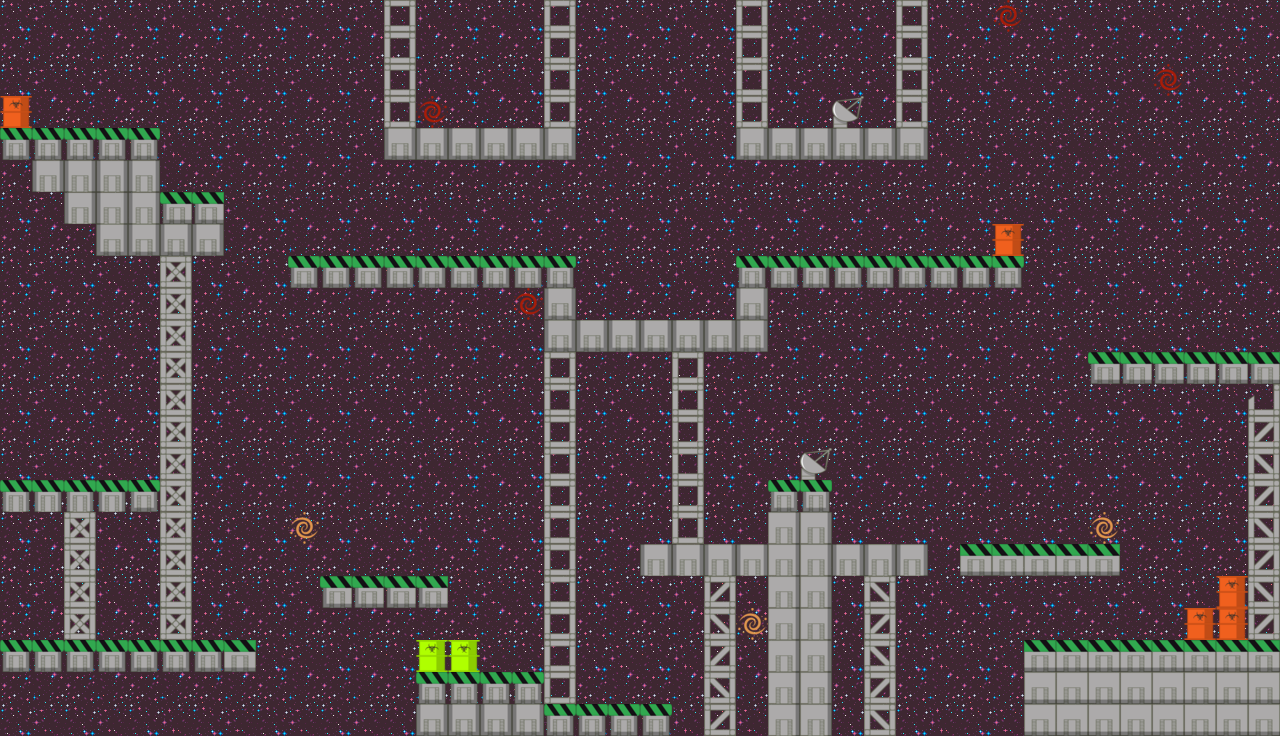

A 2D game scene composited from a Tiled map and its tileset images. What follows is a short description and the map's XML, with every tile layer's data as written:
An orthogonal 40x23 tile map with 32x32 px tiles, 3 tile layers (fondo, secundarios, frente), 3 tilesets.

<map version="1.5" tiledversion="1.5.0" orientation="orthogonal" renderorder="right-down" width="40" height="23" tilewidth="32" tileheight="32" infinite="0" nextlayerid="5" nextobjectid="1">
 <tileset firstgid="1" name="c" tilewidth="32" tileheight="32" tilecount="30" columns="30">
  <image source="c.png" width="960" height="32" />
 </tileset>
 <tileset firstgid="31" name="d" tilewidth="32" tileheight="32" tilecount="18" columns="18">
  <image source="d.png" width="576" height="32" />
 </tileset>
 <tileset firstgid="49" name="space7_4-frames" tilewidth="32" tileheight="32" tilecount="16" columns="8">
  <image source="space7_4-frames.png" width="256" height="64" />
 </tileset>
 <layer id="4" name="fondo" width="40" height="23">
  <data encoding="csv">
49,50,51,52,53,54,55,56,49,50,51,52,53,54,55,56,49,50,51,52,53,54,55,56,49,50,51,52,53,54,55,56,49,50,51,52,53,54,55,56,
57,58,59,60,61,62,63,64,57,58,59,60,61,62,63,64,57,58,59,60,61,62,63,64,57,58,59,60,61,62,63,64,57,58,59,60,61,62,63,64,
49,50,51,52,53,54,55,56,49,50,51,52,53,54,55,56,49,50,51,52,53,54,55,56,49,50,51,52,53,54,55,56,49,50,51,52,53,54,55,56,
57,58,59,60,61,62,63,64,57,58,59,60,61,62,63,64,57,58,59,60,61,62,63,64,57,58,59,60,61,62,63,64,57,58,59,60,61,62,63,64,
49,50,51,52,53,54,55,56,49,50,51,52,53,54,55,56,49,50,51,52,53,54,55,56,49,50,51,52,53,54,55,56,49,50,51,52,53,54,55,56,
57,58,59,60,61,62,63,64,57,58,59,60,61,62,63,64,57,58,59,60,61,62,63,64,57,58,59,60,61,62,63,64,57,58,59,60,61,62,63,64,
49,50,51,52,53,54,55,56,49,50,51,52,53,54,55,56,49,50,51,52,53,54,55,56,49,50,51,52,53,54,55,56,49,50,51,52,53,54,55,56,
57,58,59,60,61,62,63,64,57,58,59,60,61,62,63,64,57,58,59,60,61,62,63,64,57,58,59,60,61,62,63,64,57,58,59,60,61,62,63,64,
49,50,51,52,53,54,55,56,49,50,51,52,53,54,55,56,49,50,51,52,53,54,55,56,49,50,51,52,53,54,55,56,49,50,51,52,53,54,55,56,
57,58,59,60,61,62,63,64,57,58,59,60,61,62,63,64,57,58,59,60,61,62,63,64,57,58,59,60,61,62,63,64,57,58,59,60,61,62,63,64,
49,50,51,52,53,54,55,56,49,50,51,52,53,54,55,56,49,50,51,52,53,54,55,56,49,50,51,52,53,54,55,56,49,50,51,52,53,54,55,56,
57,58,59,60,61,62,63,64,57,58,59,60,61,62,63,64,57,58,59,60,61,62,63,64,57,58,59,60,61,62,63,64,57,58,59,60,61,62,63,64,
49,50,51,52,53,54,55,56,49,50,51,52,53,54,55,56,49,50,51,52,53,54,55,56,49,50,51,52,53,54,55,56,49,50,51,52,53,54,55,56,
57,58,59,60,61,62,63,64,57,58,59,60,61,62,63,64,57,58,59,60,61,62,63,64,57,58,59,60,61,62,63,64,57,58,59,60,61,62,63,64,
49,50,51,52,53,54,55,56,49,50,51,52,53,54,55,56,49,50,51,52,53,54,55,56,49,50,51,52,53,54,55,56,49,50,51,52,53,54,55,56,
57,58,59,60,61,62,63,64,57,58,59,60,61,62,63,64,57,58,59,60,61,62,63,64,57,58,59,60,61,62,63,64,57,58,59,60,61,62,63,64,
49,50,51,52,53,54,55,56,49,50,51,52,53,54,55,56,49,50,51,52,53,54,55,56,49,50,51,52,53,54,55,56,49,50,51,52,53,54,55,56,
57,58,59,60,61,62,63,64,57,58,59,60,61,62,63,64,57,58,59,60,61,62,63,64,57,58,59,60,61,62,63,64,57,58,59,60,61,62,63,64,
49,50,51,52,53,54,55,56,49,50,51,52,53,54,55,56,49,50,51,52,53,54,55,56,49,50,51,52,53,54,55,56,49,50,51,52,53,54,55,56,
57,58,59,60,61,62,63,64,57,58,59,60,61,62,63,64,57,58,59,60,61,62,63,64,57,58,59,60,61,62,63,64,57,58,59,60,61,62,63,64,
49,50,51,52,53,54,55,56,49,50,51,52,53,54,55,56,49,50,51,52,53,54,55,56,49,50,51,52,53,54,55,56,49,50,51,52,53,54,55,56,
57,58,59,60,61,62,63,64,57,58,59,60,61,62,63,64,57,58,59,60,61,62,63,64,57,58,59,60,61,62,63,64,57,58,59,60,61,62,63,64,
49,50,51,52,53,54,55,56,49,50,51,52,53,54,55,56,49,50,51,52,53,54,55,56,49,50,51,52,53,54,55,56,49,50,51,52,53,54,55,56
</data>
 </layer>
 <layer id="3" name="secundarios" width="40" height="23">
  <data encoding="csv">
0,0,0,0,0,0,0,0,0,0,0,0,36,0,0,0,0,36,0,0,0,0,0,36,0,0,0,0,36,0,0,44,0,0,0,0,0,0,0,0,
0,0,0,0,0,0,0,0,0,0,0,0,36,0,0,0,0,36,0,0,0,0,0,36,0,0,0,0,36,0,0,0,0,0,0,0,0,0,0,0,
0,0,0,0,0,0,0,0,0,0,0,0,36,0,0,0,0,36,0,0,0,0,0,36,0,0,0,0,36,0,0,0,0,0,0,0,44,0,0,0,
41,0,0,0,0,0,0,0,0,0,0,0,36,44,0,0,0,36,0,0,0,0,0,36,0,0,42,0,36,0,0,0,0,0,0,0,0,0,0,0,
0,0,0,0,0,0,0,0,0,0,0,0,36,0,0,0,0,0,0,0,0,0,0,0,0,0,0,0,36,0,0,0,0,0,0,0,0,0,0,0,
0,0,0,0,0,0,0,0,0,0,0,0,0,0,0,0,0,0,0,0,0,0,0,0,0,0,0,0,0,0,0,0,0,0,0,0,0,0,0,0,
0,0,0,0,0,0,0,0,0,0,0,0,0,0,0,0,0,0,0,0,0,0,0,0,0,0,0,0,0,0,0,0,0,0,0,0,0,0,0,0,
0,0,0,0,0,0,0,0,0,0,0,0,0,0,0,0,0,0,0,0,0,0,0,0,0,0,0,0,0,0,0,41,0,0,0,0,0,0,0,0,
0,0,0,0,0,35,0,0,0,0,0,0,0,0,0,0,0,0,0,0,0,0,0,0,0,0,0,0,0,0,0,0,0,0,0,0,0,0,0,0,
0,0,0,0,0,35,0,0,0,0,0,0,0,0,0,0,44,0,0,0,0,0,0,0,0,0,0,0,0,0,0,0,0,0,0,0,0,0,0,0,
0,0,0,0,0,35,0,0,0,0,0,0,0,0,0,0,0,0,0,0,0,0,0,0,0,0,0,0,0,0,0,0,0,0,0,0,0,0,0,0,
0,0,0,0,0,35,0,0,0,0,0,0,0,0,0,0,0,36,0,0,0,36,0,0,0,0,0,0,0,0,0,0,0,0,0,0,0,0,0,0,
0,0,0,0,0,35,0,0,0,0,0,0,0,0,0,0,0,36,0,0,0,36,0,0,0,0,0,0,0,0,0,0,0,0,0,0,0,0,0,38,
0,0,0,0,0,35,0,0,0,0,0,0,0,0,0,0,0,36,0,0,0,36,0,0,0,0,0,0,0,0,0,0,0,0,0,0,0,0,0,31,
0,0,0,0,0,35,0,0,0,0,0,0,0,0,0,0,0,36,0,0,0,36,0,0,0,42,0,0,0,0,0,0,0,0,0,0,0,0,0,32,
0,0,0,0,0,35,0,0,0,0,0,0,0,0,0,0,0,36,0,0,0,36,0,0,0,0,0,0,0,0,0,0,0,0,0,0,0,0,0,31,
0,0,35,0,0,35,0,0,0,45,0,0,0,0,0,0,0,36,0,0,0,36,0,0,0,0,0,0,0,0,0,0,0,0,45,0,0,0,0,32,
0,0,35,0,0,35,0,0,0,0,0,0,0,0,0,0,0,36,0,0,0,0,32,0,0,0,0,31,0,0,0,0,0,0,0,0,0,0,0,31,
0,0,35,0,0,35,0,0,0,0,0,0,0,0,0,0,0,36,0,0,0,0,31,0,0,0,0,32,0,0,0,0,0,0,0,0,0,0,41,32,
0,0,35,0,0,35,0,0,0,0,0,0,0,0,0,0,0,36,0,0,0,0,32,45,0,0,0,31,0,0,0,0,0,0,0,0,0,41,41,31,
0,0,0,0,0,0,0,0,0,0,0,0,0,43,43,0,0,36,0,0,0,0,31,0,0,0,0,32,0,0,0,0,0,0,0,0,0,0,0,0,
0,0,0,0,0,0,0,0,0,0,0,0,0,0,0,0,0,36,0,0,0,0,32,0,0,0,0,31,0,0,0,0,0,0,0,0,0,0,0,0,
0,0,0,0,0,0,0,0,0,0,0,0,0,0,0,0,0,0,0,0,0,0,31,0,0,0,0,32,0,0,0,0,0,0,0,0,0,0,0,0
</data>
 </layer>
 <layer id="1" name="frente" width="40" height="23">
  <data encoding="csv">
0,0,0,0,0,0,0,0,0,0,0,0,0,0,0,0,0,0,0,0,0,0,0,0,0,0,0,0,0,0,0,0,0,0,0,0,0,0,0,0,
0,0,0,0,0,0,0,0,0,0,0,0,0,0,0,0,0,0,0,0,0,0,0,0,0,0,0,0,0,0,0,0,0,0,0,0,0,0,0,0,
0,0,0,0,0,0,0,0,0,0,0,0,0,0,0,0,0,0,0,0,0,0,0,0,0,0,0,0,0,0,0,0,0,0,0,0,0,0,0,0,
0,0,0,0,0,0,0,0,0,0,0,0,0,0,0,0,0,0,0,0,0,0,0,0,0,0,0,0,0,0,0,0,0,0,0,0,0,0,0,0,
1,1,1,1,1,0,0,0,0,0,0,0,5,5,5,5,5,5,0,0,0,0,0,5,5,5,5,5,5,0,0,0,0,0,0,0,0,0,0,0,
0,8,8,8,8,0,0,0,0,0,0,0,0,0,0,0,0,0,0,0,0,0,0,0,0,0,0,0,0,0,0,0,0,0,0,0,0,0,0,0,
0,0,8,8,8,4,4,0,0,0,0,0,0,0,0,0,0,0,0,0,0,0,0,0,0,0,0,0,0,0,0,0,0,0,0,0,0,0,0,0,
0,0,0,5,5,5,5,0,0,0,0,0,0,0,0,0,0,0,0,0,0,0,0,0,0,0,0,0,0,0,0,0,0,0,0,0,0,0,0,0,
0,0,0,0,0,0,0,0,0,1,1,1,1,1,1,1,1,1,0,0,0,0,0,1,1,1,1,1,1,1,1,1,0,0,0,0,0,0,0,0,
0,0,0,0,0,0,0,0,0,0,0,0,0,0,0,0,0,5,0,0,0,0,0,5,0,0,0,0,0,0,0,0,0,0,0,0,0,0,0,0,
0,0,0,0,0,0,0,0,0,0,0,0,0,0,0,0,0,5,5,5,5,5,5,5,0,0,0,0,0,0,0,0,0,0,0,0,0,0,0,0,
0,0,0,0,0,0,0,0,0,0,0,0,0,0,0,0,0,0,0,0,0,0,0,0,0,0,0,0,0,0,0,0,0,0,4,4,4,4,4,4,
0,0,0,0,0,0,0,0,0,0,0,0,0,0,0,0,0,0,0,0,0,0,0,0,0,0,0,0,0,0,0,0,0,0,0,0,0,0,0,0,
0,0,0,0,0,0,0,0,0,0,0,0,0,0,0,0,0,0,0,0,0,0,0,0,0,0,0,0,0,0,0,0,0,0,0,0,0,0,0,0,
0,0,0,0,0,0,0,0,0,0,0,0,0,0,0,0,0,0,0,0,0,0,0,0,0,0,0,0,0,0,0,0,0,0,0,0,0,0,0,0,
7,7,7,7,1,0,0,0,0,0,0,0,0,0,0,0,0,0,0,0,0,0,0,0,1,1,0,0,0,0,0,0,0,0,0,0,0,0,0,0,
0,0,0,0,0,0,0,0,0,0,0,0,0,0,0,0,0,0,0,0,0,0,0,0,28,28,0,0,0,0,0,0,0,0,0,0,0,0,0,0,
0,0,0,0,0,0,0,0,0,0,0,0,0,0,0,0,0,0,0,0,8,8,8,8,28,28,8,8,8,0,25,25,25,25,25,0,0,0,0,0,
0,0,0,0,0,0,0,0,0,0,4,4,4,4,0,0,0,0,0,0,0,0,0,0,28,28,0,0,0,0,0,0,0,0,0,0,0,0,0,0,
0,0,0,0,0,0,0,0,0,0,0,0,0,0,0,0,0,0,0,0,0,0,0,0,28,28,0,0,0,0,0,0,0,0,0,0,0,0,0,0,
1,1,1,1,1,1,1,25,0,0,0,0,0,0,0,0,0,0,0,0,0,0,0,0,28,28,0,0,0,0,0,0,25,25,25,25,25,25,25,25,
0,0,0,0,0,0,0,0,0,0,0,0,0,1,1,1,1,0,0,0,0,0,0,0,28,28,0,0,0,0,0,0,26,26,26,26,26,26,26,26,
0,0,0,0,0,0,0,0,0,0,0,0,0,5,5,5,5,1,1,1,1,0,0,0,28,28,0,0,0,0,0,0,26,26,26,26,26,26,26,26
</data>
 </layer>
</map>
